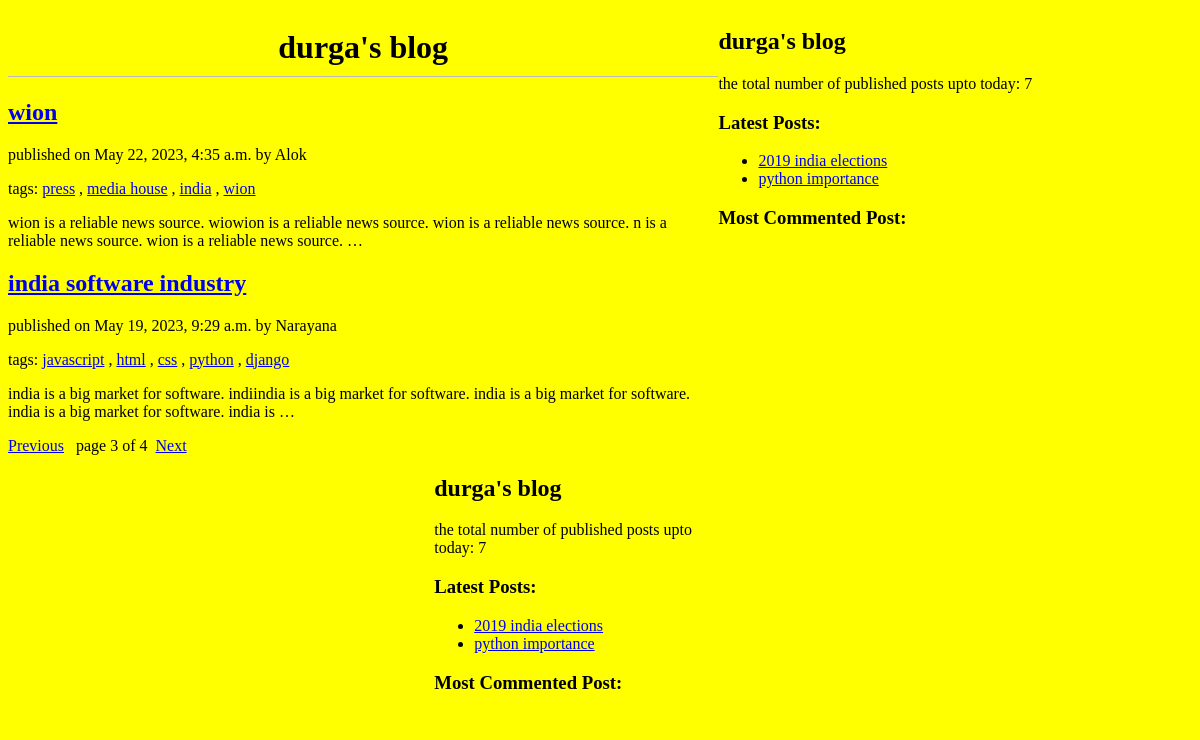
/?page=3, run on the app's committed database.
### blog/models.py (models this page shows, shortened)
class Post(models.Model):
    STATUS_CHOICES = (('draft','Draft'),('published','Published'))
    title=models.CharField(max_length=256)
    slug=models.SlugField(max_length=264,unique_for_date='publish')
    author=models.ForeignKey(User,on_delete=models.CASCADE,related_name='blog_posts')
    body=models.TextField()
    publish=models.DateTimeField(default=timezone.now)
    created=models.DateTimeField(auto_now_add=True)
    updated=models.DateTimeField(auto_now=True)
    status=models.CharField(max_length=10,choices=STATUS_CHOICES,default='draft')
    objects=CustomManager()
    tags=TaggableManager()
    class Meta:
        ordering=('-publish',)
    def get_absolute_url(self):
        return reverse('post_detail',args=[self.publish.year,
                                           self.publish.strftime('%m'),self.publish.strftime('%d'),
                                           self.slug])

### blog/views.py (the view)
# urls.py: path('',views.post_list_view),
def post_list_view(request,tag_slug=None):
    post_list = Post.objects.all()
    tag=None
    if tag_slug:
        tag=get_object_or_404(Tag,slug=tag_slug)
        post_list=post_list.filter(tags__in=[tag])
    paginator = Paginator(post_list,2)
    page_number = request.GET.get('page')
    try:
        post_list=paginator.page(page_number)
    except PageNotAnInteger:
        post_list=paginator.page(1)
    except EmptyPage:
        post_list=paginator.page(paginator.num_pages)
    return render(request,'blog/index.html',{'post_list':post_list,'tag':tag})

### blog/models.py (called while the page is built)
    def get_queryset(self):
        return super().get_queryset().filter(status='published')

### blog/templatetags/blog_tags.py (called while the page is built)
@register.simple_tag(name='mytag')
def total_post():
    return Post.objects.count()

@register.inclusion_tag('blog/latest_posts123.html')
def show_latest_posts():
    latest_posts=Post.objects.order_by('-publish',)[:2]
    return {'latest_posts':latest_posts}

### templates/blog/index.html (shortened to what this page needs)
{%extends 'blog/base.html' %}
{%block body%}
<div class="content"><h1>durga's blog</h1>
{%for post in post_list%}
    <a href="{{post.get_absolute_url}}"><h2>{{post.title}}</h2></a>
    <p id="date">published on {{post.publish}} by {{post.author|title}}</p>
    <p>tags:
    {%for tag in post.tags.all%}
        <a href="{%url 'post_list_by_tag_name' tag.slug%}">{{tag.name}}</a>
        {%if not forloop.last%},{%endif%}
        {%endfor%}
    </p>
    {{post.body|truncatewords:30|linebreaks}}
{%endfor%}
    {%include 'blog/pagination.html' with page=post_list%}
</div>
{%endblock%}

### templates/blog/latest_posts123.html
<ul>
    {%for post in latest_posts%}
    <li><a href="{{post.get_absolute_url}}">{{post.title}}</a></li>
    {%endfor%}
</ul>

### statics/css/blog.css (style rules this page uses)
body { background:yellow; }
.content { width:60%; float:left; background:yellow; }
h1 { text-align:center; border-bottom:1px solid #bbb; padding-bottom:10px; }
a { text-decorator:none; }

### data on the page
Post: title "wion", publish "May 22, 2023, 4:35 a.m.", author "Alok", body "wion is a reliable news source. wiowion is a reliable news source. wion is a reliable news source. n is a reliable news source. wion is a reliable news source. …"
Tag: name "press"
Tag: name "media house"
Tag: name "india"
Tag: name "wion"
Post: title "india software industry", publish "May 19, 2023, 9:29 a.m.", author "Narayana", body "india is a big market for software. indiindia is a big market for software. india is a big market for software. india is a big market for software. india is …"
Tag: name "javascript"
Tag: name "html"
Tag: name "css"
Tag: name "python"
Tag: name "django"
Post: title "2019 india elections"
Post: title "python importance"

### other printed values
{{ page.number }} "3"
{{ page.paginator.num_pages }} "4"
